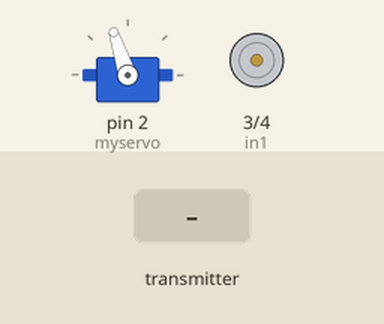
Simulated run of this sketch. Board: Arduino Uno, built with avr-gcc and run on an emulated ATmega328P. Parts: servo, motor-driver pin pairs drawn as motors (green arrow = first pin HIGH = forward, orange = second pin HIGH = backward, longer = more drive, scaled by the enable pin). Inputs (shaded band) come from the test bench. No radio packets arrive unless stated.

Above: at 1.2 s.
1.3 s: the transmitter starts sending X1 = 0
At 2.5 s:
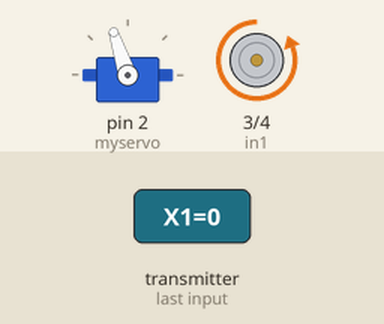
2.8 s: the transmitter starts sending Y2 = 0
At 4.0 s:
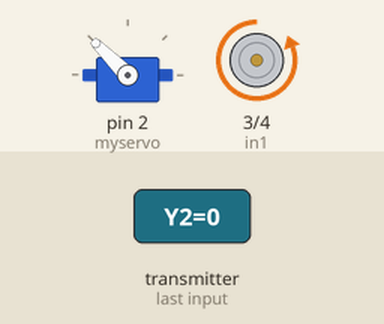
4.3 s: the transmitter starts sending X1 = 256
At 5.5 s:
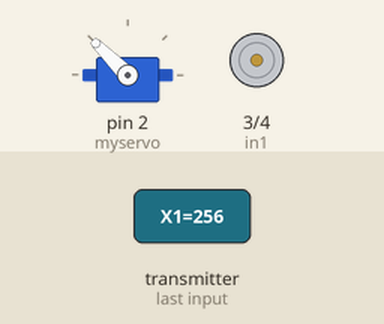
5.8 s: the transmitter starts sending Y2 = 512
At 6.1 s:
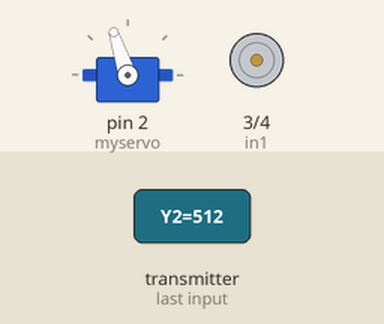
7.3 s: the transmitter starts sending X1 = 1023
At 7.7 s:
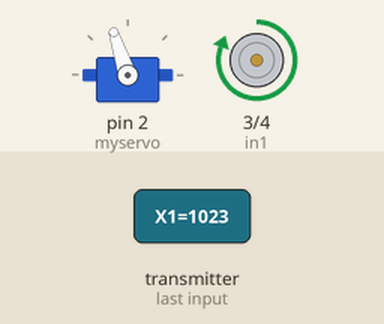
8.8 s: the transmitter starts sending Y2 = 256
At 9.2 s:
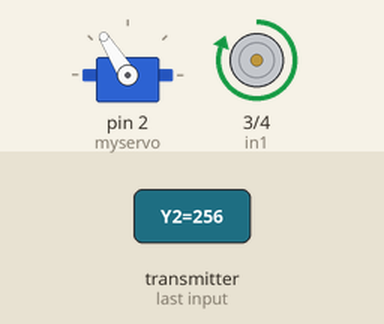
Timing chart, 0 to 11.3 s (numbered marks = the images above; inputs shaded):
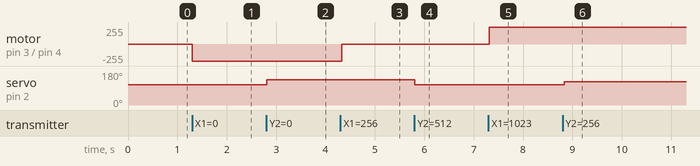

Measured:
- after the input at 1.3 s, motor on pin 3 (in1) / pin 4 (in2): stopped → backward 255/255 at once
- after the input at 2.8 s, servo on pin 2 (myservo): 108° → 135° at once
- after the input at 4.3 s, motor on pin 3 (in1) / pin 4 (in2): backward 255/255 → stopped at once
- after the input at 5.8 s, servo on pin 2 (myservo): 135° → 108° at once
- after the input at 7.3 s, motor on pin 3 (in1) / pin 4 (in2): stopped → forward 255/255 at once
- after the input at 8.8 s, servo on pin 2 (myservo): 108° → 122° at once

The sketch:

Car.ino
```cpp
#include <SPI.h>
#include <printf.h>
#include <nRF24L01.h>
#include <RF24.h>
#include <Servo.h>

RF24 radio(9, 10); // CE, CSN
const byte address[6] = "00001";

Servo myservo;  // create servo object to control the servo
int pos = 105;  // variable to store the servo position
// 105 is the angle at which the car goes straight


int enA = 7;
int in1 = 3;
int in2 = 4;

unsigned long lastReceiveTime = 0;
unsigned long currentTime = 0;

struct Data_Package {
  int X1;
  int Y1;
  int X2;
  int Y2;
  bool b1;
  bool b2;
} data;

void setup() {
  Serial.begin(9600);

  // Begin transmission
  radio.begin();
  printf_begin();
  radio.openReadingPipe(0, address);
  radio.setAutoAck(false);
  radio.setDataRate(RF24_250KBPS);
  radio.setPALevel(RF24_PA_LOW);
  radio.printDetails();
  radio.startListening();

  myservo.attach(2);  // attaches the servo on pin 9 to the servo object
  myservo.write(pos);

  pinMode(enA, OUTPUT);
  pinMode(in1, OUTPUT);
  pinMode(in2, OUTPUT);
  resetData();
}

void loop() {
  if (radio.available()) {
    radio.read(&data, sizeof(Data_Package)); // Read the whole data and store it into the 'data' structure
    lastReceiveTime = millis(); // The moment we received the data
  }

  currentTime = millis();

  if ( currentTime - lastReceiveTime > 1000 ) {
    // If the time since last received data is above 1 sec, we have probasbly lost connection
    resetData(); // If connection is lost, reset the data.
  }

  // We'll only use data.X1 for front/back and data.Y2 for left/right movement

  // Mapping the Y-axis from our left joystick as the angle for the servo motor
  int x = map(data.Y2, 0, 1023, -30, 25);

  // Here we'll decide if the car goes front, back or it stays in place
  if(data.X1 > 520){
    digitalWrite(in1, HIGH);
    digitalWrite(in2, LOW);
    analogWrite(enA, (data.X1 - 520)/2);
  }else if(data.X1 < 500){
    digitalWrite(in2, HIGH);
    digitalWrite(in1, LOW);
    analogWrite(enA, (500 - data.X1)/2);
  }else{
    analogWrite(enA, 0);
  }

  /// Writing the direction to the servo
  myservo.write(pos-x);

  delay(30);


  /*Serial.print(data.X1); Serial.print(" ");
  Serial.print(data.Y1); Serial.print(" ");
  Serial.print(data.X2); Serial.print(" ");
  Serial.print(data.Y2); Serial.print(" ");
  Serial.print(data.b1); Serial.print(" ");
  Serial.print(data.b2); Serial.println();
  */
}

void resetData(){
  data.X1 = 504;
  data.Y1 = 504;
  data.X2 = 504;
  data.Y2 = 504;
  data.b1 = 0;
  data.b2 = 0;
}
```
